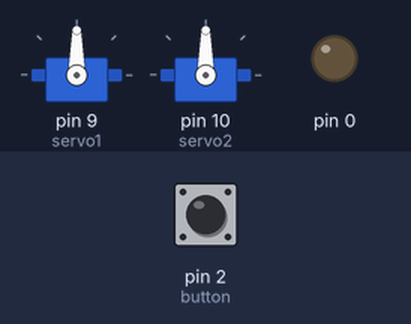
Recording of a sketch running on a simulated Arduino Uno, built with avr-gcc and run on an emulated ATmega328P. Shown: 2 × servo, output pins drawn as LEDs (lit = HIGH). The inputs (shaded band) are chosen by the test bench; at power-on: pin 2 (button) HIGH.

Above: at 1.2 s.
1.3 s: pin 2 (button) pulled LOW for 0.15 s
At 1.37 s:
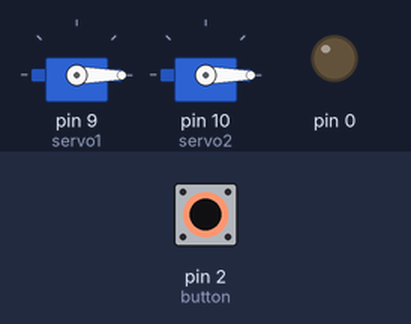
3.0 s: pin 2 (button) pulled LOW for 1 s
At 4.01 s:
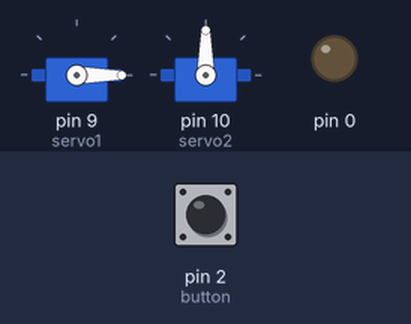
5.5 s: pin 2 (button) pulled LOW for 3.2 s
At 6.8 s:
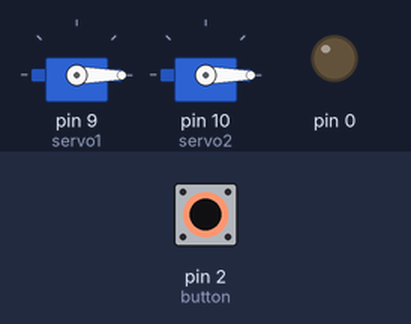
Timing chart, 0 to 10.3 s (numbered marks = the images above; inputs shaded):
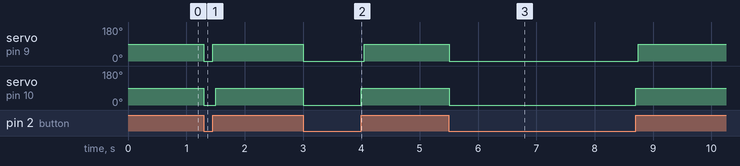

The sketch:

open_close.ino
```cpp
#include <Servo.h>

Servo servo1;  // create servo object to control a servo
Servo servo2;  // create servo object to control a servo

int pos1 = 0;    // variable to store the servo position
int pos2 = 0;    // variable to store the servo position
int button = 2;  // The button will be on Pin 7


void setup()
{
 servo1.attach(9);  // attaches the servo on pin 9 to the servo object
pinMode(pos1, OUTPUT);
pinMode(button, INPUT);
digitalWrite (button, LOW);

servo2.attach(10);  // attaches the servo on pin 10 to the servo object
pinMode(pos2, OUTPUT);
pinMode(button, INPUT);
digitalWrite (button, LOW);
}

void loop()
{

   if (digitalRead(button) == LOW)

 for(pos1 = 0; pos1 < 90; pos1 += 90)  // goes from 0 degrees to 90 degrees
 {                                  // in steps of  degree
   servo1.write(pos1);              // tell servo to go to position in variable 'pos'
                         // waits 1s for the servo to reach the position
 }
 if (digitalRead(button) == HIGH)

 for(pos1 = 90; pos1>=90; pos1-=90)     // goes from 90 degrees to 0 degrees
 {
    servo1.write(pos1);              // tell servo to go to position in variable 'pos'
 delay(50);                             // waits 50ms for the servo to reach the position

 }
 if (digitalRead(button) == LOW)

 for(pos2 = 0; pos2 < 90; pos2 += 90)  // goes from 0 degrees to 90 degrees
 {                                  // in steps of  degree
   servo2.write(pos2);              // tell servo to go to position in variable 'pos'
                         // waits 1s for the servo to reach the position
 }

 if (digitalRead(button) == HIGH)

 for(pos2 = 90; pos2>=90; pos2-=90)     // goes from 90 degrees to 0 degrees
 {
    servo2.write(pos2);              // tell servo to go to position in variable 'pos'
 delay(50);
 }
}
```

Measured:
- after the input at 1.3 s, servo on pin 9 (servo1): 90° → 0° at once, → 90° 0.15 s later; servo on pin 10 (servo2): 90° → 0° at once, → 90° 0.20 s later
- after the input at 3.0 s, servo on pin 9 (servo1), servo on pin 10 (servo2): 90° → 0° at once, → 90° 1.0 s later
- after the input at 5.5 s, servo on pin 9 (servo1), servo on pin 10 (servo2): 90° → 0° at once, → 90° 3.2 s later
